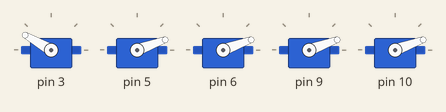
Simulated run of this sketch. Board: Arduino Uno, built with avr-gcc and run on an emulated ATmega328P. On the bench: 5 × servo.

Above: at 0.1 s.
At 0.5 s:
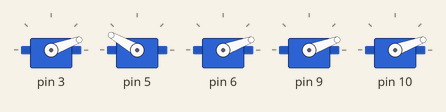
At 0.9 s:
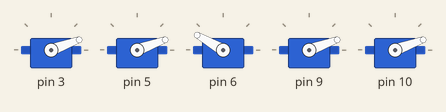
At 1.3 s:
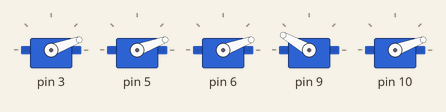
At 1.7 s:
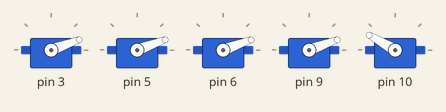
At 2.1 s:
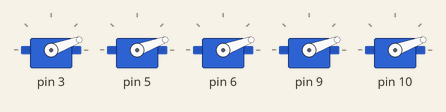
Timing chart, 0 to 3.6 s (numbered marks = the images above):
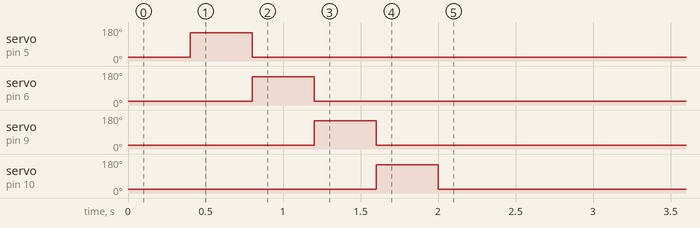

The sketch:

Finger_Tracker.ino
```cpp
#include <Servo.h>

const int servos = 5;

// 0-4 fingers 5 for thumb pinkie first to index. (use right hand left to right when facing towards you)
Servo finger[servos];

// Max angle is 179 (dont try 180...)

// Data for the fingers (May need to treat thumb differently)
const int minAngle[servos] = {20,20,20,20,20};
const int maxAngle[servos] = {150,150,150,150,150};

boolean idMode = true;

int fingerId = 0;

void setup() {


  finger[0].attach(3);
  finger[1].attach(5);
  finger[2].attach(6);
  finger[3].attach(9);
  finger[4].attach(10);
  // Initialise arm positions
  for (int i = 0; i < servos; i = i + 1) {
    finger[i].write(minAngle[i]);
  }
  for (int i = 0; i <= 4; i = i + 1) {
    finger[i].write(maxAngle[i]);
    delay(400);
    finger[i].write(minAngle[i]);
  }

  Serial.begin(9600);

}

void setPos(int fingerId, int angle) {
  if (fingerId < 0 && fingerId > servos) {
    return;
  }
  if (angle < minAngle[fingerId]) {
    angle = minAngle[fingerId];
  }
  else if (angle > maxAngle[fingerId]) {
    angle = maxAngle[fingerId];
  }
  finger[fingerId].write(angle);

}

void loop() {
  // put your main code here, to run repeatedly:
  if (Serial.available() > 0) {
    int serIn = Serial.read();

    if (serIn > 179) {
      idMode = true;
      return;
    }

    if (idMode) {
      idMode = false;
      fingerId = serIn;
      return;
    }
    else{
      setPos(fingerId, serIn);
    }

  }
}
```

Measured:
- by itself, servo on pin 10: 20° → 150° at 1.6 s, → 20° 0.40 s later
